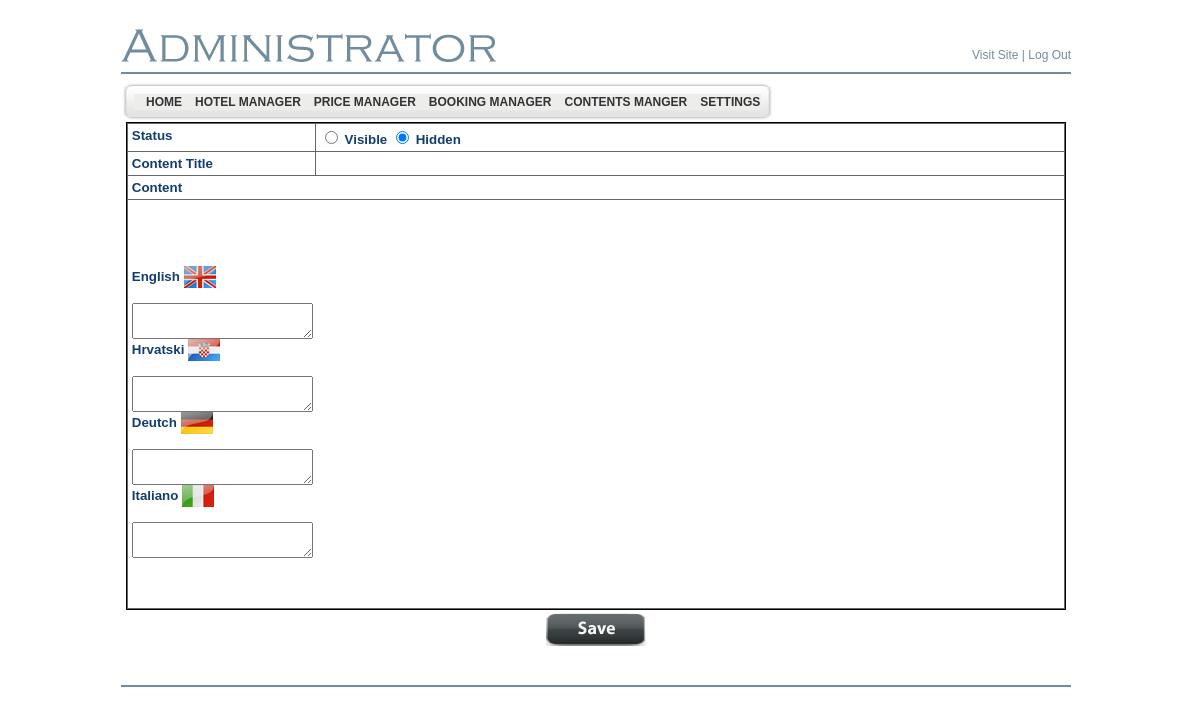
Page /LiculApartments/admin/content_editor.php (signed in) on the committed database.
### tables this page shows
CREATE TABLE `bsi_adminmenu` (
  `id` int(4) NOT NULL auto_increment,
  `name` varchar(200) NOT NULL default '',
  `url` varchar(200) default NULL,
  `menu_desc` varchar(200) NOT NULL default '',
  `parent_id` int(4) default '0',
  `status` enum('Y','N') default 'Y',
  `ord` int(5) NOT NULL default '0',
  `privileges` int(11) NOT NULL,
  PRIMARY KEY  (`id`),
  UNIQUE KEY `kid` (`name`,`parent_id`)
);

CREATE TABLE `bsi_language` (
  `id` int(11) NOT NULL auto_increment,
  `language_name` varchar(255) NOT NULL,
  `language_code` varchar(4) NOT NULL,
  `language_file_name` varchar(255) NOT NULL,
  `is_active` tinyint(1) NOT NULL,
  `is_default` tinyint(1) NOT NULL,
  `display_order` int(11) NOT NULL,
  PRIMARY KEY  (`id`),
  UNIQUE KEY `UNQ_lang_cd` (`language_code`)
);

### LiculApartments/includes/Language.class.php (called while the page is built, shortened)
<?php
class Language
{
	public static function fetchFromParameters($params)
	{
		$language = new Language();
		if (isset($params['id']) && is_numeric($params['id']))
		{
			$language->id = intval($params['id']);
		}
		if (isset($params['language_name']))
		{
			$language->languageName = $params['language_name'];
		}
		if (isset($params['language_code']))
		{
			$language->languageCode = $params['language_code'];
		}
		if (isset($params['language_file_name']))
		{
			$language->fileName = $params['language_file_name'];
		}
		if (isset($params['is_active']))
		{
			$language->isActive = intval($params['is_active']) == 1;
		}
		if (isset($params['is_default']))
		{
			$language->isDefault = intval($params['is_default']) == 1;
		}
		if (isset($params['display_order']))
		{
			$language->displayOrder = intval($params['display_order']);
		}
		return $language;
	}
	public static function fetchAllFromDbActive()
	{
		$languages = array();
		$sql = "SELECT * FROM bsi_language WHERE is_active = 1 ORDER BY display_order ASC, is_default DESC";
		$query = mysql_query($sql);
		while ($row = mysql_fetch_assoc($query))
		{
			$language = Language::fetchFromParameters($row);
			$languages[] = $language;
		}
		return $languages;
	}
}

### LiculApartments/admin/content_editor.php (the view, shortened to what this page needs)
<?php
include ("header.php");
$content = new Content();
?>
</td>
</tr>
<tr>
  <td height="400" valign="top">
	<form method="post" action="<?=$_SERVER['PHP_SELF']?>" enctype="multipart/form-data">
	    <table width="99%" border="0" align="center" cellspacing="1" cellpadding="4" bgcolor="#666666" style="border:solid 1px;">
	        <tr bgcolor="#ffffff" class="TitleBlue11pt">
	            <td  valign="top" width="20%">
	                Status
	            </td>
	            <td align="left">
	                <input type="radio" name="status" value='Y' <?= $content->isVisible ? ' checked="checked"' : '' ?>/>
	                Visible
	                <input type="radio" name="status" value='N' <?= $content->isVisible ? '' : ' checked="checked"' ?>/>
	                Hidden
	            </td>
	        </tr>
	        <tr bgcolor="#ffffff" class="TitleBlue11pt">
	            <td  valign="top" width="20%">
	                Content Title
	            </td>
	            <td align="left">
	            </td>
	        </tr>
	        <tr bgcolor="#ffffff" class="TitleBlue11pt">
	            <td valign="top" colspan="2" align="left">
	                Content
	            </td>
	        </tr>
	        <tr  bgcolor="#ffffff" class="TitleBlue11pt">
	            <td colspan="2" height="400">
	                <?php
				        $languages = Language::fetchAllFromDbActive();
				        foreach ($languages as $language)
				        {
				    ?>
				            <br />
				            <b><?= $language->languageName ?></b> <img src="../graphics/language_icons/<?=$language->languageCode?>.png" border="0"  title="<?=$language->languageName?>" alt="<?=$language->languageName?>"  align="absmiddle"/><br />
				            <br />
	                        <textarea  class="ckeditor" name="contents_<?=$language->languageCode?>"  ><?=htmlentities($content->contents->getText($language->languageCode))?></textarea>
				    <?php
				        }
			        ?>
	            </td>
	        </tr>
	</table>
	<table width="100%">
	<tr  bgcolor="#ffffff" class="TitleBlue11pt">
	            <td height="20" align="center">
	                <input type="image" value="1" src="images/button_save.png"  name='SBMT_REG' >
	            </td>
	        </tr>
	</table>
	</form>
  </td>
</tr>
<?php include("footer.php"); ?>
</table>
<br />
</body></html>

### LiculApartments/admin/header.php (shortened to what this page needs)
<!DOCTYPE html PUBLIC "-//W3C//DTD XHTML 1.0 Transitional//EN" "http://www.w3.org/TR/xhtml1/DTD/xhtml1-transitional.dtd">
<html xmlns="http://www.w3.org/1999/xhtml">
<head>
	<link href="style.css" rel="stylesheet" type="text/css" />
	<link href="style1.css" rel="stylesheet" type="text/css">
</head>
<body>
<table align="center" width="950" border="0" cellspacing="0"
	cellpadding="0">
	<tr>
		<td width="366">&nbsp;</td>
		<td width="584">&nbsp;</td>
	</tr>
	<tr>
		<td align="left" valign="bottom"><img src="images/adminis.gif" alt="" /></td>
		<td align="right" valign="bottom" class="bodyMenutext8pt"><a
			href="../index.php" target="_blank" class="bodyMenutext8pt">Visit
		Site</a> | <a href="logout.php" class="bodyMenutext8pt">Log Out</a></td>
	</tr>
	<tr>
		<td height="10"></td>
		<td></td>
	</tr>
	<tr>
		<td colspan="2" height="2" bgcolor="#718d9d"></td>
	</tr>
</table>
<table align="center" width="950" border="0" cellspacing="0" cellpadding="0">
	<tr>
		<td height="8"></td>
	</tr>
	<tr>
		<td align="left">
		<table border="0" style="background-image: url(images/menu_tile.gif);"
			cellspacing="0" cellpadding="0">
			<tr>
				<td><img src="images/menubar_left.gif" alt="" width="13" height="40" /></td>
				<td align="left" class="bodytext8pt">
				<div class="sample1">
				<div class="horz_menu">
<?php
$sql_parent = mysql_query("select * from bsi_adminmenu where parent_id=0 and status='Y' order by ord");
while ($row_parent = mysql_fetch_array($sql_parent))
{
	echo "<a id=\"" . $row_parent[0] . "\"      href=\"" . $row_parent[2] . "\">&nbsp;&nbsp;&nbsp;" . $row_parent[1] . "</a>";
}
?>
<br clear="both" />
				</div>
</div>
				</td>
				<td><img src="images/menubar_right.gif" alt="" width="13"
					height="40" /></td>
			</tr>
		</table>

### LiculApartments/admin/style.css (style rules this page uses)
.bodytext8pt { color: #000000; font-family: 'Tahoma', 'Arial', 'Verdana'; font-size: 8pt; font-weight: normal; margin: 0; line-height: 120% }
.TitleBlue11pt { color: #113E6D; font-family: 'Trebuchet MS', 'Tahoma', 'Arial', 'Verdana'; font-size: 10pt; font-weight: bold; margin: 0; }
.bodyMenutext8pt { color: #718d9d; font-family: 'Verdana', 'Tahoma', 'Arial'; font-size: 12px; font-weight: normal; margin: 0; }
a.bodyMenutext8pt { color: #718d9d; font-weight: normal; text-decoration: none }
input { FONT-Size:9pt; color:#333333; font-family: 'Tahoma', 'Arial', 'MS Sans Serif', 'Verdana'; font-weight: normal; }
body { margin-top: 00; margin-bottom: 0; margin-left: 0; background-color: #FFFFFF; background-repeat: repeat-x; background-position; 0 0 }
a:link { text-decoration:none; font-color: #990000; font-family: Verdana, Arial, Helvetica, sans-serif; font-size: 2; }

### LiculApartments/admin/style1.css (style rules this page uses)
div.horz_menu a { display: block; float: left; }
div.sample1 div.horz_menu a, div.sample1 div.vert_menu a { padding: 1px 0px 1px 0px; background:#ededec; width:inherit; padding:2px; text-decoration: none; font-family:Arial, Helvetica, sans-serif; font-weight: 900; font-size: 12px; color: #333333; }
div.sample1 div.horz_menu a { margin-right: -1px; width:auto; }
a:link { text-decoration:none; font-color: #990000; font-family: Verdana, Arial, Helvetica, sans-serif; font-size: 2; }

### rows in the picture
bsi_adminmenu: name "HOME"
bsi_adminmenu: name "HOTEL MANAGER"
bsi_adminmenu: name "PRICE MANAGER"
bsi_adminmenu: name "BOOKING MANAGER"
bsi_adminmenu: name "CONTENTS MANGER"
bsi_adminmenu: name "SETTINGS"
bsi_language: language_name "English", shows a picture
bsi_language: language_name "Hrvatski", shows a picture
bsi_language: language_name "Deutch", shows a picture
bsi_language: language_name "Italiano", shows a picture
